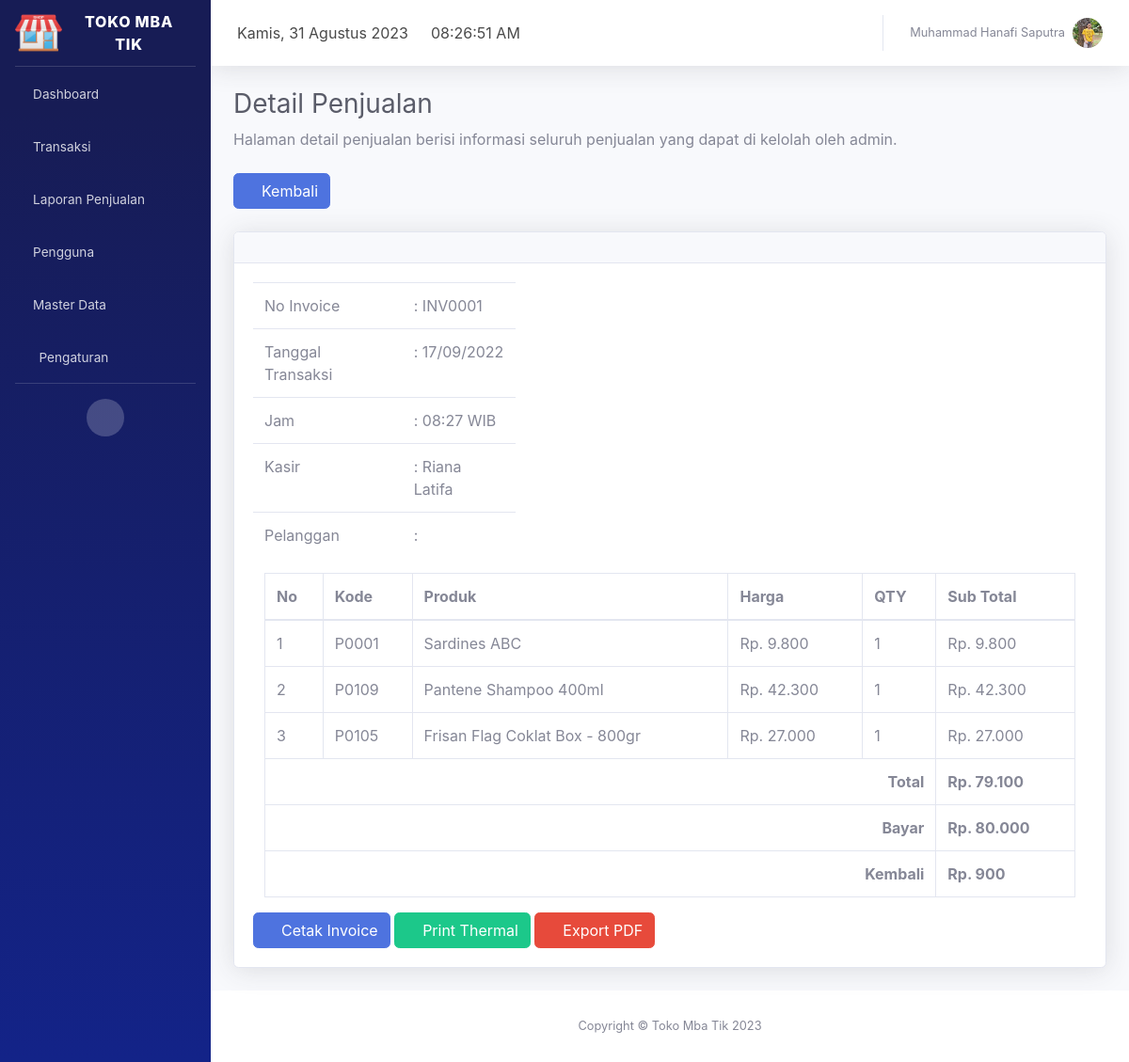
Screenshot of /index.php?page=detail_penjualan&id_penjualan=225 (signed in) with the database file from the repository.
### tables this page shows
CREATE TABLE `profil_aplikasi` (
  `id` int(11) NOT NULL,
  `nama_aplikasi` varchar(30) NOT NULL,
  `alamat` varchar(100) NOT NULL,
  `no_telp` char(14) NOT NULL,
  `website` varchar(50) NOT NULL,
  `logo` varchar(100) NOT NULL
);

CREATE TABLE `pengguna` (
  `id_pengguna` int(11) NOT NULL,
  `kode_pengguna` char(9) NOT NULL,
  `nama_pengguna` varchar(50) NOT NULL,
  `email` varchar(35) NOT NULL,
  `no_telp` char(14) NOT NULL,
  `foto` varchar(100) NOT NULL,
  `username` varchar(50) NOT NULL,
  `password` varchar(500) NOT NULL,
  `level` varchar(10) NOT NULL,
  `status` int(11) NOT NULL
);

CREATE TABLE `penjualan` (
  `id_penjualan` int(11) NOT NULL,
  `no_invoice` char(10) NOT NULL,
  `tanggal` timestamp NOT NULL DEFAULT current_timestamp() ON UPDATE current_timestamp(),
  `id_kasir` int(11) NOT NULL,
  `kode_pelanggan` char(9) NOT NULL,
  `total_bayar` mediumint(9) NOT NULL,
  `bayar` mediumint(9) NOT NULL,
  `kembali` mediumint(9) NOT NULL
);

CREATE TABLE `detail_penjualan` (
  `id_detail_penjualan` int(11) NOT NULL,
  `no_invoice` char(9) NOT NULL,
  `kode_produk` char(9) NOT NULL,
  `harga` mediumint(9) NOT NULL,
  `qty` int(11) NOT NULL
);

CREATE TABLE `produk` (
  `id_produk` int(11) NOT NULL,
  `kode_produk` char(9) NOT NULL,
  `nama_produk` varchar(50) NOT NULL,
  `satuan` varchar(10) NOT NULL,
  `kategori_produk` int(11) NOT NULL,
  `stok_produk` int(11) NOT NULL,
  `supplier` int(11) NOT NULL,
  `harga_beli` int(11) NOT NULL,
  `harga_jual` int(11) NOT NULL,
  `keterangan_produk` text NOT NULL,
  `tanggal_produk` date NOT NULL,
  `gambar_produk` varchar(500) NOT NULL
);

### page/penjualan/detail-penjualan.php (the view, shortened to what this page needs)
<?php
include 'config/database.php';
if (isset($_GET['id_penjualan'])) {
    $id_penjualan = $_GET['id_penjualan'];
    $query = mysqli_query($kon, "SELECT * from penjualan left join pelanggan on penjualan.kode_pelanggan=pelanggan.kode_pelanggan left join pengguna on pengguna.id_pengguna=penjualan.id_kasir where id_penjualan='$id_penjualan'");
} else if (isset($_GET['no_invoice'])) {
    $no_invoice = $_GET['no_invoice'];
    $query = mysqli_query($kon, "SELECT * from penjualan left join pelanggan on penjualan.kode_pelanggan=pelanggan.kode_pelanggan left join pengguna on pengguna.id_pengguna=penjualan.id_kasir where no_invoice='$no_invoice'");
}
$data = mysqli_fetch_array($query);
$no_invoice = $data['no_invoice'];
?>
<div class="container-fluid">
    <h1 class="h3 mb-2 text-gray-800">Detail Penjualan</h1>
    <p class="mb-4">Halaman detail penjualan berisi informasi seluruh penjualan yang dapat di kelolah oleh admin.</p>
    <a href="index.php?page=data_penjualan"><button class="btn btn-primary"><i class="fa fa-angle-left"></i> Kembali</button></a>
    <br /><br />
    <div class="card shadow mb-4">
        <div class="card-header py-3">
        </div>
        <div class="card-body">
            <div class="row">
                <div class="col-sm-4">
                    <div class="form-group">
                        <table class="table">
                            <tbody>
                                <tr>
                                    <td>No Invoice</td>
                                    <td>: <?php echo $data['no_invoice']; ?></td>
                                </tr>
                                <tr>
                                    <td>Tanggal Transaksi</td>
                                    <td>: <?php echo date('d/m/Y', strtotime($data["tanggal"])); ?></td>
                                </tr>
                                <tr>
                                    <td>Jam</td>
                                    <td>: <?php echo date('H:i', strtotime($data["tanggal"])); ?> WIB</td>
                                </tr>
                                <tr>
                                    <td>Kasir</td>
                                    <td>: <?php echo $data['nama_pengguna']; ?></td>
                                </tr>
                                <tr>
                                    <td>Pelanggan</td>
                                    <td>: <?php echo $data['nama_pelanggan']; ?></td>
                                </tr>
                            </tbody>
                        </table>
                    </div>
                </div>
                <div class="col-sm-8">
                </div>
            </div>
            <div>
                <div class="col-sm-12">
                    <table class="table table-bordered">
                        <thead>
                            <tr>
                                <th>No</th>
                                <th>Kode</th>
                                <th>Produk</th>
                                <th>Harga</th>
                                <th>QTY</th>
                                <th>Sub Total</th>
                            </tr>
                        </thead>
                        <tbody>
                            <?php
                            $sql1 = "select * from detail_penjualan inner join produk on produk.kode_produk=detail_penjualan.kode_produk INNER JOIN penjualan on penjualan.no_invoice=detail_penjualan.no_invoice where detail_penjualan.no_invoice='$no_invoice'";
                            $result = mysqli_query($kon, $sql1);
                            $no = 0;
                            $total = 0;
                            $bayar = 0;
                            $kembali = 0;
                            while ($ambil = mysqli_fetch_array($result)) :
                                $no++;
                                $tot = $ambil['harga_jual'] * $ambil['qty'];
                                $total += $tot;
                                $bayar = $ambil['bayar'];
                                $kembali = $ambil['kembali'];
                            ?>
                                <tr>
                                    <td><?php echo $no; ?></td>
                                    <td><?php echo $ambil['kode_produk']; ?></td>
                                    <td><?php echo $ambil['nama_produk']; ?></td>
                                    <td>Rp. <?php echo number_format($ambil['harga'], 0, ',', '.'); ?></td>
                                    <td><?php echo $ambil['qty']; ?></td>
                                    <td>Rp. <?php echo number_format($tot, 0, ',', '.'); ?></td>
                                </tr>
                            <?php endwhile; ?>
                            <tr>
                                <td colspan="5" style="text-align:right"><strong>Total</strong></td>
                                <td><strong>Rp. <?php echo number_format($total, 0, ',', '.');  ?></strong></td>
                            </tr>
                            <tr>
                                <td colspan="5" style="text-align:right"><strong>Bayar</strong></td>
                                <td><strong>Rp. <?php echo number_format($bayar, 0, ',', '.');  ?></strong></td>
                            </tr>
                            <tr>
                                <td colspan="5" style="text-align:right"><strong>Kembali</strong></td>
                                <td><strong>Rp. <?php echo number_format($kembali, 0, ',', '.');  ?></strong></td>
                            </tr>
                        </tbody>
                    </table>
                </div>
                <a href="page/penjualan/cetak/cetak-detail-penjualan.php?no_invoice=<?php echo $data['no_invoice']; ?>" target='blank' class="btn btn-primary btn-icon-split"><span class="text"><i class="fas fa-print"></i> Cetak Invoice</span></a>
                <a href="page/penjualan/cetak/cetak-detail-penjualan-thermal.php?no_invoice=<?php echo $data['no_invoice']; ?>" target='blank' class="btn btn-success btn-icon-split"><span class="text"><i class="fas fa-print"></i> Print Thermal</span></a>
                <a href="page/penjualan/cetak/cetak-detail-penjualan-pdf.php?no_invoice=<?php echo $data['no_invoice']; ?>" target='blank' class="btn btn-danger btn-icon-pdf"><span class="text"><i class="fas fa-file-pdf"></i> Export PDF</span></a>
            </div>
        </div>
    </div>
</div>

### index.php (shortened to what this page needs)
<?php
include 'config/database.php';
$hasil = mysqli_query($kon, "select * from profil_aplikasi order by nama_aplikasi desc limit 1");
$data = mysqli_fetch_array($hasil);
?>
<!DOCTYPE html>
<html lang="en">
<head>
  <link href="assets/vendor/fontawesome-free/css/all.min.css" rel="stylesheet" type="text/css">
  <link href="assets/font/font.css" rel="stylesheet">
  <link href="assets/css/sb-admin-2.min.css" rel="stylesheet">
  <link href="assets/vendor/datatables/dataTables.bootstrap4.min.css" rel="stylesheet">
  <link rel="stylesheet" href="assets/plugin/datepicker/css/datepicker.css">
</head>
<body>
  <div id="wrapper">
    <ul class="navbar-nav sidebar sidebar-dark accordion" id="accordionSidebar" style="background-image: linear-gradient(180deg,#171c55 10%,#132388 100%);">
      <a class="sidebar-brand d-flex align-items-center justify-content-center" href="index.php?page=dashboard">
        <div class="sidebar-brand-icon">
          <img src="page/aplikasi/logo/<?php echo $data['logo']; ?>" width="50px" alt="brand" />
        </div>
        <div class="sidebar-brand-text mx-3"><?php echo $data['nama_aplikasi']; ?></div>
      </a>
      <hr class="sidebar-divider my-0">
      <li class="nav-item">
        <a class="nav-link" href="index.php?page=dashboard">
          <i class="fas fa-home"></i>
          <span>Dashboard</span></a>
      </li>
      <li class="nav-item">
        <a class="nav-link collapsed" href="#" data-toggle="collapse" data-target="#transaksi" aria-expanded="true" aria-controls="collapseTwo">
          <i class="fas fa-shopping-cart"></i>
          <span>Transaksi</span>
        </a>
      </li>
      <?php if ($_SESSION["level"] == "Admin" || $_SESSION["level"] == "Manajer") : ?>
        <li class="nav-item">
          <a class="nav-link collapsed" href="#" data-toggle="collapse" data-target="#laporan" aria-expanded="true" aria-controls="collapseTwo">
            <i class="fas fa-book"></i>
            <span>Laporan Penjualan</span>
          </a>
        </li>
      <?php endif; ?>
      <?php if ($_SESSION["level"] == "Admin") : ?>
        <li class="nav-item">
          <a class="nav-link collapsed" href="#" data-toggle="collapse" data-target="#pengguna" aria-expanded="true" aria-controls="collapseTwo">
            <i class="fas fa-users"></i>
            <span>Pengguna</span>
          </a>
        </li>
        <li class="nav-item">
          <a class="nav-link collapsed" href="#" data-toggle="collapse" data-target="#master_data" aria-expanded="true" aria-controls="collapseTwo">
            <i class="fas fa-database"></i>
            <span>Master Data</span>
          </a>
        </li>
      <?php endif; ?>
      <?php if ($_SESSION["level"] == "Admin") : ?>
        <li class="nav-item">
          <a class="nav-link collapsed" href="#" data-toggle="collapse" data-target="#pengaturan" aria-expanded="true" aria-controls="collapseTwo">
            <i class="fas fa-fw fa-cog"></i>
            <span>Pengaturan</span>
          </a>
        </li>
      <?php endif; ?>
      <hr class="sidebar-divider d-none d-md-block">
      <div class="text-center d-none d-md-inline">
        <button class="rounded-circle border-0" id="sidebarToggle"></button>
      </div>
    </ul>
    <div id="content-wrapper" class="d-flex flex-column">
      <div id="content">
        <nav class="navbar navbar-expand navbar-light bg-white topbar mb-4 static-top shadow">
          <div class="top-navbar d-none d-xl-block">
            <ul class="navbar-nav align-items-center">
              <li class="nav-item">
                <a class="nav-link">
                  <div id="date">
                  </div>
                </a>
              </li>
            </ul>
          </div>
          <div class="top-navbar d-none d-xl-block">
            <ul class="navbar-nav align-items-center">
              <li class="nav-item">
                <a class="nav-link">
                  <div id="clock">
                  </div>
                </a>
              </li>
            </ul>
          </div>
          <ul class="navbar-nav ml-auto">
            <?php
            include 'config/database.php';
            $id_pengguna = $_SESSION["id_pengguna"];
            $hasil = mysqli_query($kon, "select nama_pengguna,foto from pengguna where id_pengguna=$id_pengguna");
            $row = mysqli_fetch_array($hasil);
            ?>
            <li class="nav-item dropdown no-arrow">
              <a class="nav-link dropdown-toggle" href="#" id="userDropdown" role="button" data-toggle="dropdown" aria-haspopup="true" aria-expanded="false">
                <span class="mr-2 d-none d-lg-inline text-gray-600 small"><?php echo $row["nama_pengguna"]; ?></span>
                <img class="img-profile rounded-circle" src="page/pengguna/foto/<?php echo $row["foto"]; ?>">
              </a>
            </li>
          </ul>
        </nav>
        <?php
        if (isset($_GET['page'])) {
          $page = $_GET['page'];
          switch ($page) {
            case 'detail_penjualan':
              include "page/penjualan/detail-penjualan.php";
              break;
          }
        }
        ?>
      </div>
      <?php
      include 'config/database.php';
      $hasil = mysqli_query($kon, "select * from profil_aplikasi order by nama_aplikasi desc limit 1");
      $data = mysqli_fetch_array($hasil);
      ?>
      <footer class="sticky-footer bg-white">
        <div class="container my-auto">
          <div class="copyright text-center my-auto">
            <span>Copyright &copy; <?php echo $data['nama_aplikasi']; ?> <?php echo date('Y'); ?> </span>
          </div>
        </div>
      </footer>
    </div>
  </div>
  <link href="assets/plugin/select2/select2.min.css" rel="stylesheet" />
</body>
</html>

### rows the page displays
profil_aplikasi: logo (picture), nama_aplikasi "TOKO MBA TIK", nama_aplikasi "Toko Mba Tik"
pengguna: nama_pengguna "Muhammad Hanafi Saputra", foto (picture)
penjualan: no_invoice "INV0001", tanggal "17/09/2022", tanggal "08:27", pengguna.nama_pengguna "Riana Latifa", bayar "80.000", kembali "900"
detail_penjualan: produk.kode_produk "P0001", produk.nama_produk "Sardines ABC", harga "9.800", qty "1", qty.harga_jual "9.800"
detail_penjualan: produk.kode_produk "P0109", produk.nama_produk "Pantene Shampoo 400ml", harga "42.300", qty "1", qty.harga_jual "42.300"
detail_penjualan: produk.kode_produk "P0105", produk.nama_produk "Frisan Flag Coklat Box - 800gr", harga "27.000", qty "1", qty.harga_jual "27.000"

### other values shown
$total "79.100"
